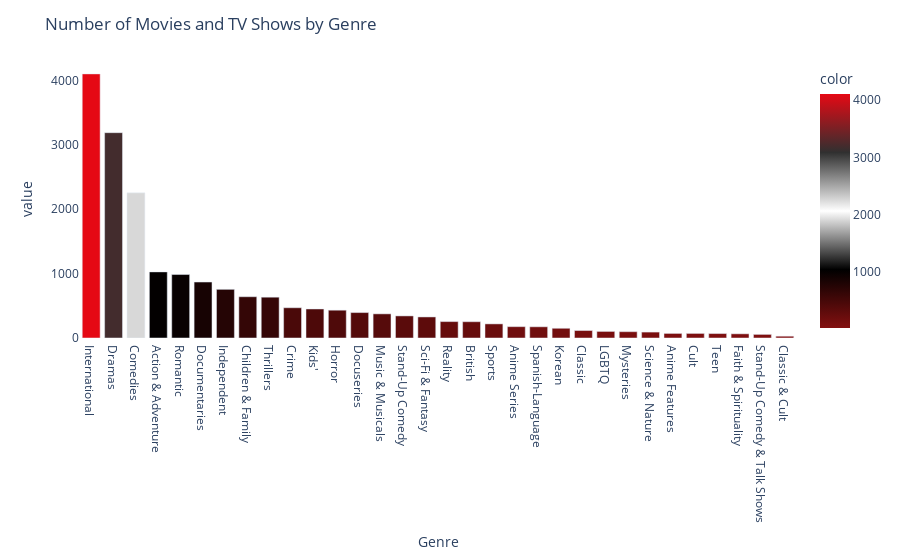

Notebook code cell kept with this figure:
### Markdown cell above
## Genre

### Code cell
#find genres of movies and tv shows
nf['listed_in'].value_counts()

#with the commma, we can split the genres
nf['listed_in'].str.split(',').explode().value_counts()

#find the number of movies and tv shows by genre
nf['listed_in'].str.split(',').explode().value_counts()

#remove the space in front of the genre
nf['listed_in'].str.split(',').explode().str.strip().value_counts()

#find the number of movies and tv shows by genre
nf['listed_in'].str.split(',').explode().str.strip().value_counts()

#remove if there is TV Shows, Movies, Tv in the genre
nf['listed_in'].str.split(',').explode().str.strip().str.replace('TV Shows', '').str.replace('Movies', '').str.replace('TV', '').value_counts()

#remove space in front of the genre
nf['listed_in'].str.split(',').explode().str.strip().str.replace('TV Shows', '').str.replace('Movies', '').str.replace('TV', '').str.strip().value_counts()

#drop blank genre
nf['listed_in'].str.split(',').explode().str.strip().str.replace('TV Shows', '').str.replace('Movies', '').str.replace('TV', '').str.strip().replace('', np.nan).dropna().value_counts()

#make graph of the number of movies and tv shows by genre with plotly
#opposite color
fig = px.bar(nf['listed_in'].str.split(',').explode().str.strip().str.replace('TV Shows', '').str.replace('Movies', '').str.replace('TV', '').str.strip().replace('', np.nan).dropna().value_counts(), color=nf['listed_in'].str.split(',').explode().str.strip().str.replace('TV Shows', '').str.replace('Movies', '').str.replace('TV', '').str.strip().replace('', np.nan).dropna().value_counts(), color_continuous_scale=netflix_palette[::-1])
fig.update_layout(title_text='Number of Movies and TV Shows by Genre')
fig.update_layout(plot_bgcolor='rgba(0,0,0,0)')
#x axis label
fig.update_xaxes(title_text='Genre')
fig.show()

### Figure 1 — Plotly figure (JSON) as saved in the notebook; plotly's stock layout.template omitted (floating-point values rounded to 4 significant figures)
{"data": [{"alignmentgroup": "True", "hovertemplate": "index=%{x}<br>value=%{y}<br>color=%{marker.color}<extra></extra>", "legendgroup": "", "marker": {"color": [4103, 3190, 2255, 1027, 986, 869, 756, 641, 634, 470, 451, 432, 395, 375, 343, 327, 255, 253, 219, 176, 174, 151, 116, 102, 98, 92, 71, 71, 69, 65, 56, 28], "coloraxis": "coloraxis", "pattern": {"shape": ""}}, "name": "", "offsetgroup": "", "orientation": "v", "showlegend": false, "textposition": "auto", "type": "bar", "x": ["International", "Dramas", "Comedies", "Action & Adventure", "Romantic", "Documentaries", "Independent", "Children & Family", "Thrillers", "Crime", "Kids'", "Horror", "Docuseries", "Music & Musicals", "Stand-Up Comedy", "Sci-Fi & Fantasy", "Reality", "British", "Sports", "Anime Series", "Spanish-Language", "Korean", "Classic", "LGBTQ", "Mysteries", "Science & Nature", "Anime Features", "Cult", "Teen", "Faith & Spirituality", "Stand-Up Comedy & Talk Shows", "Classic & Cult"], "xaxis": "x", "y": [4103, 3190, 2255, 1027, 986, 869, 756, 641, 634, 470, 451, 432, 395, 375, 343, 327, 255, 253, 219, 176, 174, 151, 116, 102, 98, 92, 71, 71, 69, 65, 56, 28], "yaxis": "y"}], "layout": {"barmode": "relative", "coloraxis": {"colorbar": {"title": {"text": "color"}}, "colorscale": [[0, "#831010"], [0.25, "#000000"], [0.5, "#FFFFFF"], [0.75, "#303030"], [1, "#E50914"]]}, "legend": {"tracegroupgap": 0}, "margin": {"t": 60}, "plot_bgcolor": "rgba(0,0,0,0)", "title": {"text": "Number of Movies and TV Shows by Genre"}, "xaxis": {"anchor": "y", "domain": [0, 1], "title": {"text": "Genre"}}, "yaxis": {"anchor": "x", "domain": [0, 1], "title": {"text": "value"}}}}
